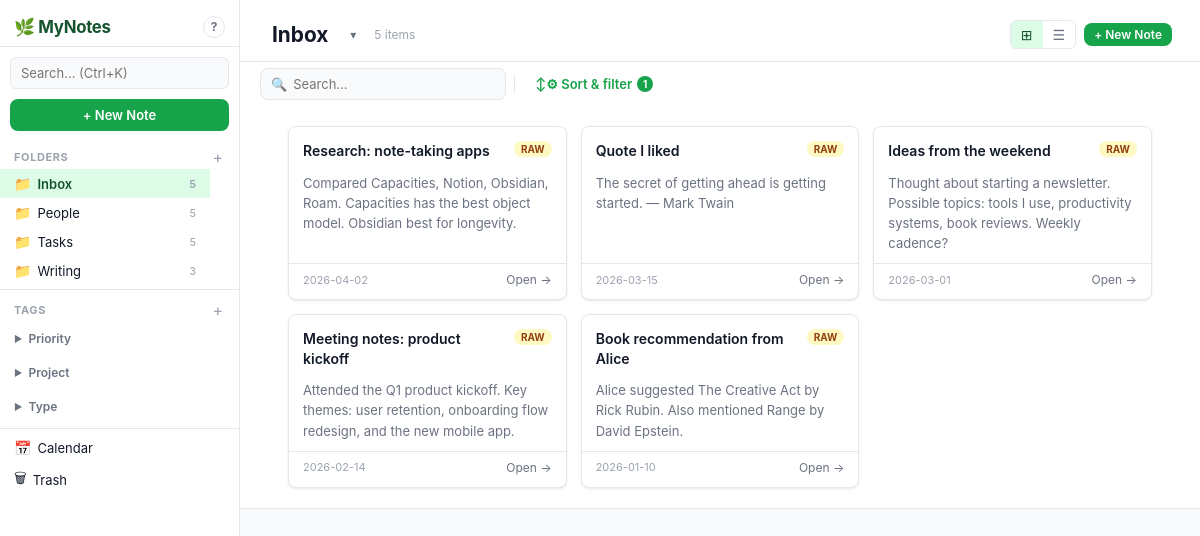
/folder/1, run on the app's committed database.
### tables this page shows
CREATE TABLE folders (
            id INTEGER PRIMARY KEY AUTOINCREMENT,
            name TEXT NOT NULL,
            parent_id INTEGER REFERENCES folders(id) ON DELETE CASCADE,
            created_at TEXT NOT NULL
        , default_view_type TEXT DEFAULT 'card', default_sort_field TEXT DEFAULT 'created_at', default_sort_dir TEXT DEFAULT 'desc', default_filters_json TEXT DEFAULT '[]', default_filter_logic TEXT DEFAULT 'AND', detail_view_mode TEXT DEFAULT 'body', default_sorts_json TEXT DEFAULT '[]');

CREATE TABLE tag_groups (
            id INTEGER PRIMARY KEY AUTOINCREMENT,
            name TEXT NOT NULL
        );

CREATE TABLE notes (
            id INTEGER PRIMARY KEY AUTOINCREMENT,
            title TEXT NOT NULL DEFAULT 'Untitled',
            body TEXT DEFAULT '',
            folder_id INTEGER REFERENCES folders(id) ON DELETE SET NULL,
            status TEXT DEFAULT 'raw',
            source TEXT DEFAULT '',
            is_task INTEGER DEFAULT 0,
            due_date TEXT DEFAULT NULL,
            is_archived INTEGER DEFAULT 0,
            created_at TEXT NOT NULL,
            updated_at TEXT NOT NULL,
            deleted_at TEXT DEFAULT NULL
        );

### app.py (the view)
@app.route("/folder/<int:folder_id>")
def folder_view(folder_id):
    conn = get_db()
    folder = conn.execute("SELECT * FROM folders WHERE id=?", (folder_id,)).fetchone()
    if not folder:
        conn.close()
        return redirect(url_for('index'))
    has_params = any(request.args.get(k) for k in ('view','sort','dir','sorts','filters','search','filter_logic'))
    if not has_params:
        view_type = folder['default_view_type'] or 'card'
        dsj = folder['default_sorts_json'] if folder['default_sorts_json'] and folder['default_sorts_json'] != '[]' else None
        if dsj:
            try: sorts = json.loads(dsj)
            except: sorts = [{'f': 'created_at', 'd': 'desc'}]
        else:
            sorts = [{'f': folder['default_sort_field'] or 'created_at', 'd': folder['default_sort_dir'] or 'desc'}]
        sorts_str = json.dumps(sorts)
        filters_str = folder['default_filters_json'] or '[]'
        filter_logic = folder['default_filter_logic'] or 'AND'
        search = ''
        show_archived = '0'
        try:
            filters = json.loads(filters_str)
        except Exception:
            filters = []
    else:
        view_type, sorts, sorts_str, search, filter_logic, filters, filters_str, show_archived = parse_view_params()
    query = "SELECT n.* FROM notes n WHERE n.folder_id=? AND n.deleted_at IS NULL"
    params = [folder_id]
    if show_archived != '1':
        query += " AND n.is_archived=0"
    if search:
        query += " AND (n.title LIKE ? OR n.body LIKE ?)"; params += [f'%{search}%', f'%{search}%']
    extra, params = build_where(filters, filter_logic, params)
    query += extra
    query += f" ORDER BY {build_order(sorts)}"
    notes = get_notes_with_tags(conn, query, params)
    custom_fields = conn.execute("SELECT * FROM custom_fields ORDER BY name").fetchall()
    custom_vals = {}
    if notes:
        note_ids = [n['id'] for n in notes]
        for cv in conn.execute(f"SELECT * FROM note_custom_values WHERE note_id IN ({','.join('?'*len(note_ids))})", note_ids).fetchall():
            custom_vals.setdefault(cv['note_id'], {})[cv['field_id']] = cv['value']
    all_tags = conn.execute("SELECT t.*, tg.name as group_name FROM tags t LEFT JOIN tag_groups tg ON t.tag_group_id=tg.id ORDER BY tg.name,t.name").fetchall()
    field_settings = {}
    for fs in conn.execute("SELECT * FROM folder_field_settings WHERE folder_id=?", (folder_id,)).fetchall():
        field_settings[fs['field_name']] = dict(fs)
    conn.close()
    return render_template('list_view.html',
        page_title=folder['name'], context_type='folder', context_id=folder_id,
        folder=dict(folder), notes=notes,
        view_type=view_type, sorts=sorts, sorts_str=sorts_str,
        search=search, filter_logic=filter_logic, filters=filters, filters_str=filters_str,
        show_archived=show_archived,
        custom_fields=[dict(f) for f in custom_fields], custom_vals=custom_vals,
        all_tags=[dict(t) for t in all_tags],
        field_settings=field_settings,
        active_folder_id=folder_id, saved_view_obj=None,
    )

### app.py (called while the page is built, shortened)
def build_order(sorts):
    parts = []
    for s in (sorts or []):
        f = s.get('f','created_at')
        d = 'DESC' if s.get('d','desc') == 'desc' else 'ASC'
        if f in VALID_SORT_FIELDS:
            parts.append(f'n.{f} {d}')
    if not parts:
        parts.append('n.created_at DESC')
    return 'n.is_archived ASC, ' + ', '.join(parts)

def get_db():
    conn = sqlite3.connect(DB_PATH)
    conn.row_factory = sqlite3.Row
    conn.execute("PRAGMA foreign_keys = ON")
    return conn

def get_folder_tree_with_views(conn, saved_views_by_folder, parent_id=None):
    rows = conn.execute(
        "SELECT f.*, (SELECT COUNT(*) FROM notes n WHERE n.folder_id=f.id AND n.deleted_at IS NULL AND n.is_archived=0) as note_count "
        "FROM folders f WHERE f.parent_id IS ? ORDER BY f.name", (parent_id,)
    ).fetchall()
    result = []
    for r in rows:
        d = dict(r)
        d['children'] = get_folder_tree_with_views(conn, saved_views_by_folder, r['id'])
        d['saved_views'] = saved_views_by_folder.get(r['id'], [])
        result.append(d)
    return result

def build_where(filters, filter_logic, params):
    clauses = []
    if not clauses:
        return "", params
    join = " AND " if filter_logic == 'AND' else " OR "
    return " AND (" + join.join(clauses) + ")", params

def get_notes_with_tags(conn, query, params):
    notes = conn.execute(query, params).fetchall()
    result = []
    for note in notes:
        d = dict(note)
        tags = conn.execute(
            "SELECT t.* FROM tags t JOIN note_tags nt ON t.id=nt.tag_id WHERE nt.note_id=?", (note['id'],)
        ).fetchall()
        d['tags_list'] = [dict(t) for t in tags]
        folder = conn.execute("SELECT id, name FROM folders WHERE id=?", (note['folder_id'],)).fetchone() if note['folder_id'] else None
        d['folder_name'] = folder['name'] if folder else ''
        result.append(d)
    return result

### templates/list_view.html (shortened to what this page needs)
{% extends "layout.html" %}
{% block content %}
<div class="view-header">
    <div class="view-header-left">
        {% if folder %}
        <div class="title-edit-wrap" id="title-wrap">
            <h1 class="view-title" id="view-title-display" onclick="startTitleEdit()" title="Click to rename">{{ page_title }}</h1>
        </div>
        {% else %}
        <h1 class="view-title">{{ page_title }}</h1>
        {% endif %}
        <div class="view-options-wrap">
            <button class="btn-ghost btn-sm view-options-btn" onclick="toggleViewOptions(event)">▾</button>
        </div>
        <span class="view-count">{{ notes|length }} items</span>
    </div>
    <div class="view-header-right">
        <div class="view-toggle">
            <a href="?view=card&sorts={{ sorts_str|urlencode }}&filters={{ filters_str|urlencode }}&search={{ search|urlencode }}"
               class="toggle-btn {% if view_type == 'card' %}active{% endif %}" title="Card view">⊞</a>
            <a href="?view=table&sorts={{ sorts_str|urlencode }}&filters={{ filters_str|urlencode }}&search={{ search|urlencode }}"
               class="toggle-btn {% if view_type == 'table' %}active{% endif %}" title="Table view">☰</a>
        </div>
        {% if folder %}
        <a href="/note/new?folder_id={{ folder.id }}" class="btn-primary btn-sm">+ New Note</a>
        {% endif %}
    </div>
</div>
<div class="at-toolbar">
    <form method="get" id="filter-form">
        <div class="at-toolbar-row">
            <div class="at-search-wrap">
                <span class="at-search-icon">🔍</span>
                <input type="text" name="search" value="{{ search }}" placeholder="Search…" class="at-search-input" id="at-search-input">
            </div>
            {% set active_count = sorts|length + filters|length %}
            <button type="button" class="at-btn {% if active_count > 0 %}at-btn-active{% endif %}" id="sf-btn" onclick="toggleSFPanel()">
                ↕⚙ Sort &amp; filter{% if active_count > 0 %} <span class="at-badge">{{ active_count }}</span>{% endif %}
            </button>
        </div>
    </form>
</div>
{% if view_type == 'card' %}
<div class="card-grid">
    {% for note in notes %}
    <div class="card {% if note.is_archived %}card-archived{% endif %}">
        <div class="card-top">
            <div class="card-title-row">
                <a href="/note/{{ note.id }}" class="card-title">{{ note.title }}</a>
                <span class="badge badge-{{ note.status }}">{{ note.status }}</span>
            </div>
        </div>
        <div class="card-body">{{ note.body | striptags | truncate(140) }}</div>
        <div class="card-footer">
            <div class="card-meta-row">
                <span class="card-date">{{ note.created_at[:10] }}</span>
                <a href="/note/{{ note.id }}" class="card-open-link">Open →</a>
            </div>
        </div>
    </div>
    {% endfor %}
</div>
{% endif %}
{% endblock %}

### templates/layout.html (shortened to what this page needs)
<!DOCTYPE html>
<html lang="en">
<head>
    <link rel="stylesheet" href="/static/style.css">
    <link href="https://cdn.quilljs.com/1.3.6/quill.snow.css" rel="stylesheet">
</head>
<body>
<div class="app-shell">
    <aside class="sidebar" id="sidebar">
        <div class="sidebar-header">
            <div class="app-logo">🌿 MyNotes</div>
            <button class="shortcuts-btn" onclick="openModal('modal-shortcuts')" title="Keyboard shortcuts">?</button>
        </div>
        <div class="sidebar-search">
            <form action="/search" method="get">
                <input type="text" name="q" placeholder="Search… (Ctrl+K)" class="sidebar-search-input" id="global-search">
            </form>
        </div>
        <a href="/note/new" class="btn-new-note">+ New Note</a>
        <nav class="sidebar-nav">
            <div class="nav-section">
                <div class="nav-section-header">
                    <span>Folders</span>
                    <button class="nav-add-btn" onclick="openModal('modal-add-folder')" title="New folder">+</button>
                </div>
                {% for folder in sidebar_folders recursive %}
                <div class="nav-folder-wrap">
                    <div class="nav-item-row">
                        <a href="/folder/{{ folder.id }}"
                           class="nav-item {% if active_folder_id is defined and active_folder_id == folder.id %}active{% endif %}"
                           style="padding-left: {{ 14 + loop.depth0 * 14 }}px">
                            <span class="nav-icon">{% if folder.children %}📂{% else %}📁{% endif %}</span>
                            <span class="nav-label">{{ folder.name }}</span>
                            <span class="nav-count">{{ folder.note_count }}</span>
                        </a>
                        <div class="nav-more-wrap">
                        </div>
                    </div>
                </div>
                {% endfor %}
            </div>
            <div class="nav-section">
                <div class="nav-section-header">
                    <span>Tags</span>
                    <button class="nav-add-btn" onclick="openModal('modal-add-tag-group')" title="New tag group">+</button>
                </div>
                {% for group in sidebar_tag_groups %}
                <div class="tag-group-wrap">
                    <div class="tag-group-header" onclick="toggleEl('tg-{{ group.id }}')">
                        <span class="tag-group-arrow">▶</span>
                        <span>{{ group.name }}</span>
                        <div class="nav-more-wrap" onclick="event.stopPropagation()">
                        </div>
                    </div>
                </div>
                {% endfor %}
            </div>
            <div class="nav-section nav-section-bottom">
                <a href="/calendar" class="nav-item {% if active_page is defined and active_page == 'calendar' %}active{% endif %}">
                    <span class="nav-icon">📅</span><span class="nav-label">Calendar</span>
                </a>
                <a href="/trash" class="nav-item {% if active_page is defined and active_page == 'trash' %}active{% endif %}">
                    <span class="nav-icon">🗑</span><span class="nav-label">Trash</span>
                </a>
            </div>
        </nav>
    </aside>
    <main class="main-content">
        {% block content %}{% endblock %}
    </main>
</div>
</body>
</html>

### data on the page
folders: name "Inbox", note_count "5"
folders: name "People", note_count "5"
folders: name "Tasks", note_count "5"
folders: name "Writing", note_count "3"
tag_groups: name "Priority"
tag_groups: name "Project"
tag_groups: name "Type"
notes: title "Research: note-taking apps", status "RAW", body "Compared Capacities, Notion, Obsidian, Roam. Capacities has the best object model. Obsidian best for longevity.", created_at "2026-04-02"
notes: title "Quote I liked", status "RAW", body "The secret of getting ahead is getting started. — Mark Twain", created_at "2026-03-15"
notes: title "Ideas from the weekend", status "RAW", body "Thought about starting a newsletter. Possible topics: tools I use, productivity systems, book reviews. Weekly cadence?", created_at "2026-03-01"
notes: title "Meeting notes: product kickoff", status "RAW", body "Attended the Q1 product kickoff. Key themes: user retention, onboarding flow redesign, and the new mobile app.", created_at "2026-02-14"
notes: title "Book recommendation from Alice", status "RAW", body "Alice suggested The Creative Act by Rick Rubin. Also mentioned Range by David Epstein.", created_at "2026-01-10"

### other printed values
{{ notes|length }} "5"
{{ active_count }} "1"
